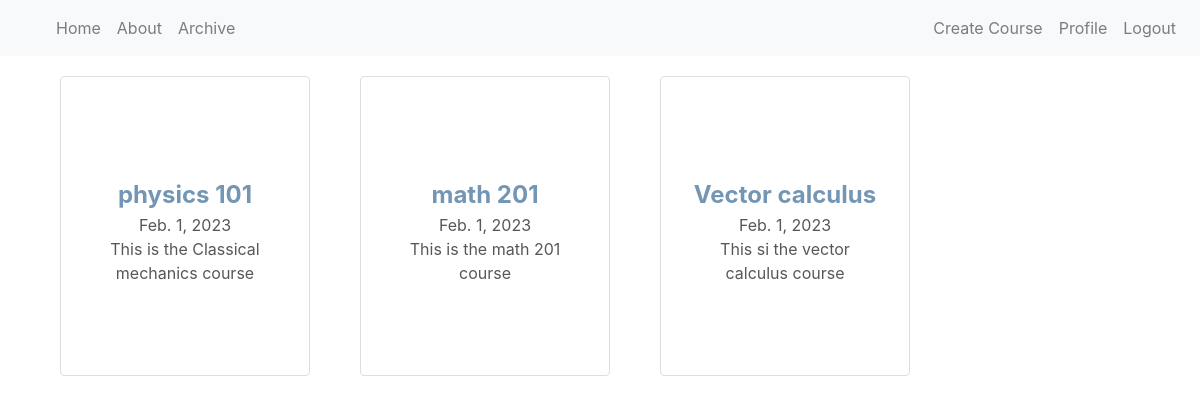
The app's page /courses/ (signed in) with its own data.
### courses/models.py (models this page shows)
class Course(models.Model):
    Name=models.CharField(max_length=255)
    Banner=models.CharField(max_length=255)
    Institution=models.ForeignKey(University,blank=True, null=True, on_delete=models.PROTECT)
    creator= models.ForeignKey(User, on_delete=models.PROTECT)
    Description=models.TextField()
    date_added=models.DateField()
    Content= models.ManyToManyField(Topic,blank=True)

### courses/views.py (the view)
# urls.py: path('', views.mainpage, name='mainpage'),
def mainpage(request):
    Courses= Course.objects.order_by('-date_added')
    context = {'Courses': Courses}
    return render(request, 'mainpage.html', context)

### courses/templates/mainpage.html (shortened to what this page needs)
{%extends "ewp/base.html"%}
{%load static%}
{%block content%}
<link rel="stylesheet" href="{%static 'ewp/courses.css' %}">
<div class="courses">
{% for Course in Courses %}
<a class="card-link" href="{% url 'courses:course' Course.id%}">
        <div class="course-card">
                <div class="course-details">
                        <div class="course-name">{{Course.Name}}</div>
                        <div class="course-date">{{Course.date_added}}</div>
                        <div class="course-description">{{Course.Description}}</div>
                </div>
        </div>
</a>
{% endfor %}
{%endblock content%}

### ewp/static/ewp/main.css (style rules this page uses)
:root { --body-bg: #6495ed; --secondary-accent: #faf0e6; }
html, body, div, span, applet, object, iframe, h1, h2, h3, h4, h5, h6, p, blockquote, pre, a, abbr, acronym, address, big, cite, code, del, dfn, em, img, ins, kbd, q, s, samp, small, strike, strong, sub, sup, tt, var, b, u, i, center, fieldset, form, label, legend, table, caption, tbody, tfoot, thead, tr, th, td, article, aside, canvas, details, embed, figure, figcaption, footer, header, hgroup, menu, nav, output, ruby, section, summary, time, mark, audio, video { margin: 0; padding: 0; border: 0; font-size: 100%; vertical-align: baseline; }
body { text-align: justify; line-height: 120%; }

### ewp/static/ewp/courses.css (style rules this page uses)
.courses { display: flex; flex-direction: row; flex-wrap: wrap; }
.course-card { padding: 100px 30px 30px 30px; border: 1px solid #dedede; border-radius: 4px; margin: 20px 15px; position: relative; height: 300px; width: 250px; text-align: center; }
.course-name { font-size: 1.5em; font-weight: bold; color:#7496b5; }
.course-description { color:#575757; }
.course-date { color:#575757; }
a.card-link:link { text-decoration: none; }

### records on screen
Course: Name "physics 101", date_added "Feb. 1, 2023", Description "This is the Classical mechanics course"
Course: Name "math 201", date_added "Feb. 1, 2023", Description "This is the math 201 course"
Course: Name "Vector calculus", date_added "Feb. 1, 2023", Description "This si the vector calculus course"
